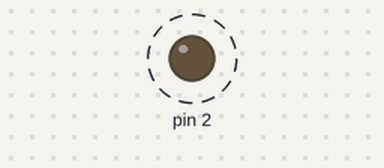
Simulated run of this sketch. Board: Arduino Uno, built with avr-gcc and run on an emulated ATmega328P. Parts: output pins drawn as LEDs (lit = HIGH). Dashed ring = blinking. What the sketch prints to the serial monitor is not drawn.

Above: at 0.5 s.
Timing chart, 0 to 4.6 s (numbered marks = the images above):
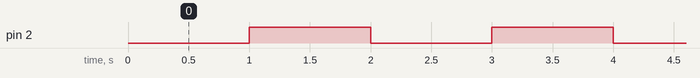

The sketch:

LED_BLINKING_with_serial_print.ino
```cpp
void setup()
{
  Serial.begin(115200);
  pinMode(2,OUTPUT);

}

void loop()
{
  Serial.println("LOW");
  digitalWrite(2,LOW);
  delay(1000);
  Serial.println("HIGH");
  digitalWrite(2,HIGH);
  delay(1000);


}
```

Measured:
- by itself, pin 2: alternates HIGH for 1.0 s and LOW for 1.0 s
